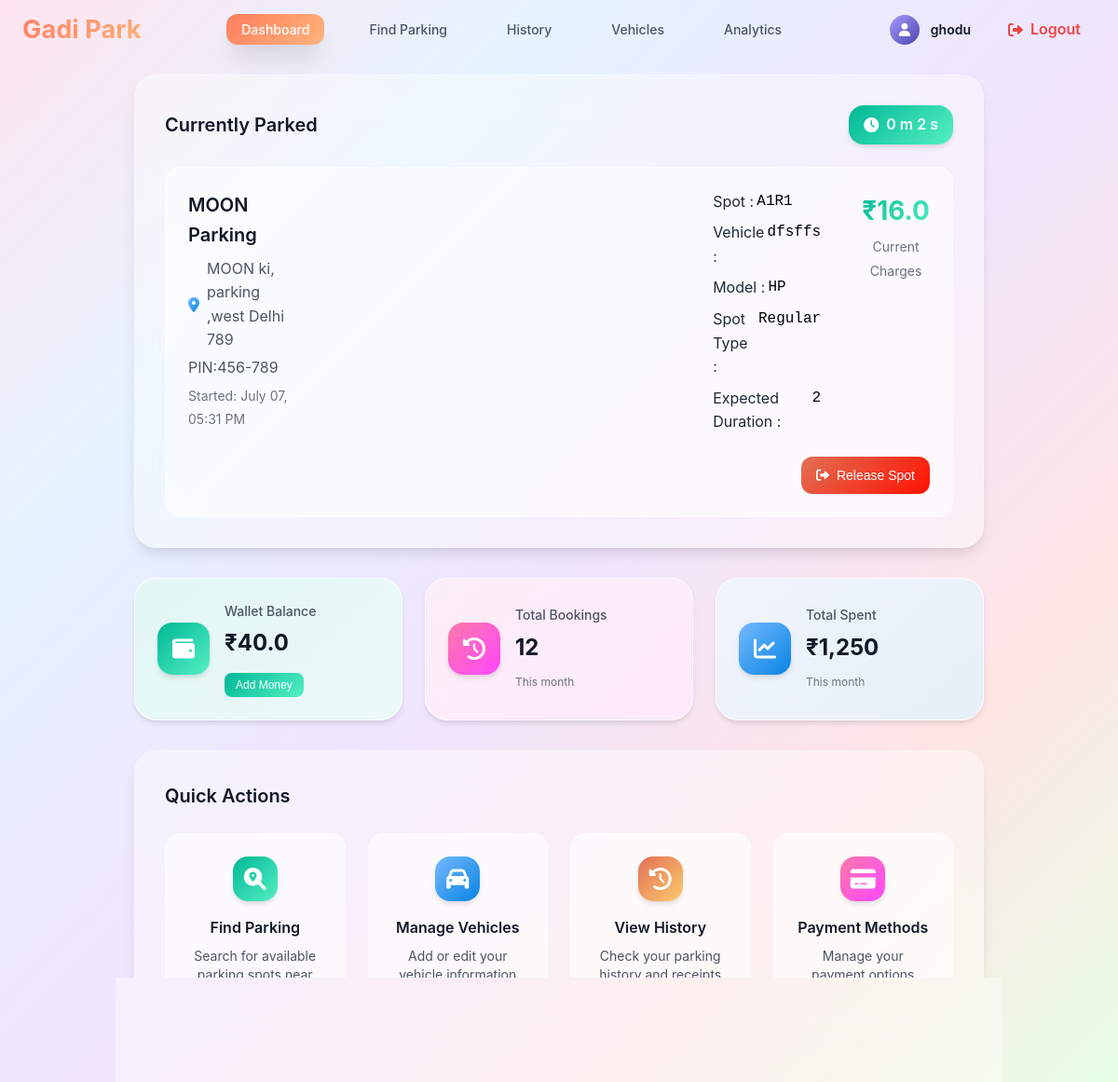
/user_dashboard (signed in), run on an earlier commit of the app's database.
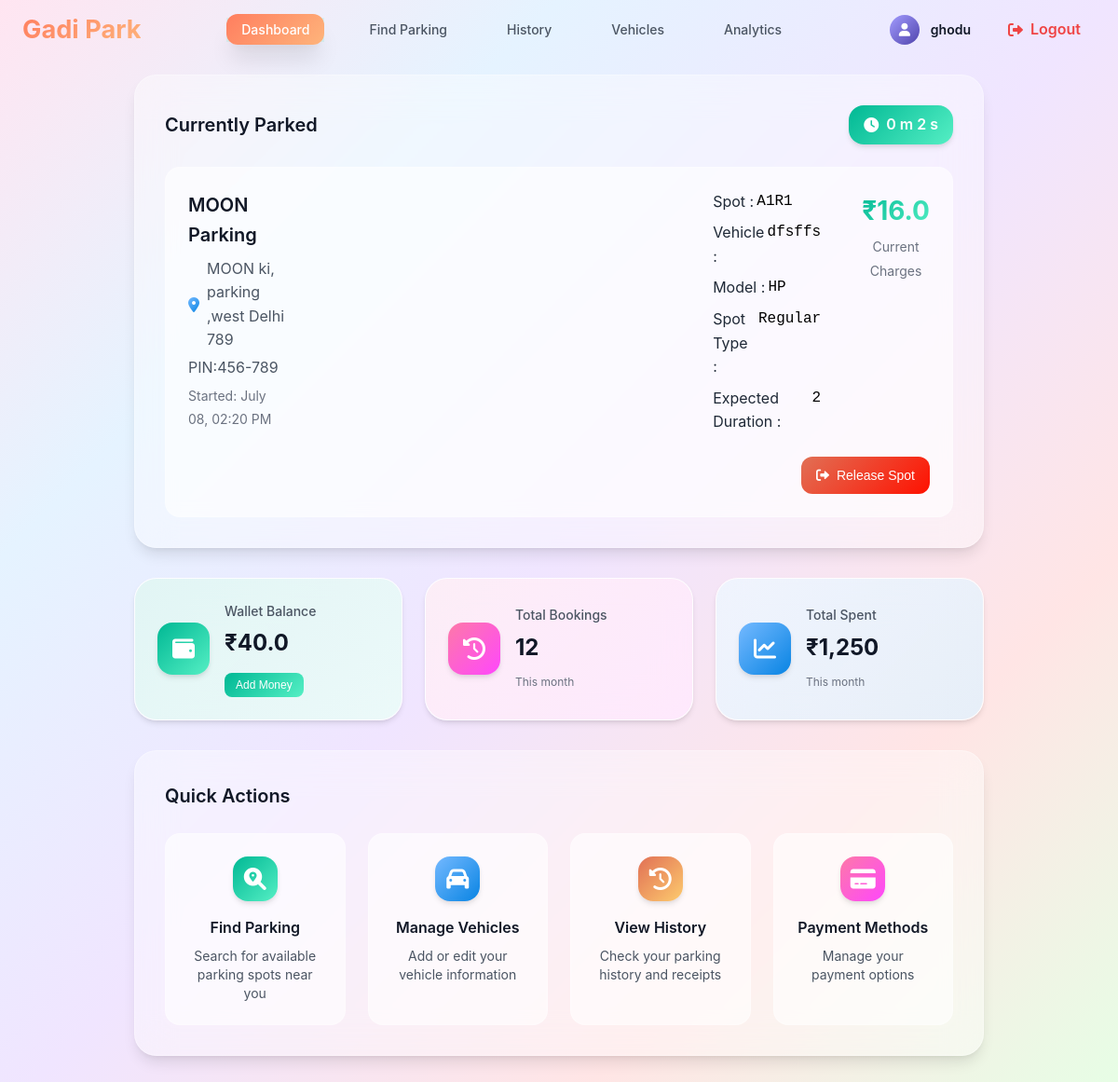
And on a later commit of the database.
### models/booking.py (models this page shows)
class Booking(db.Model):
    __tablename__ = 'bookings'
    id = db.Column(db.Integer , primary_key=True)
    user_id = db.Column(db.Integer , db.ForeignKey('users.id') ,nullable=False)
    vehicle_id = db.Column(db.Integer ,db.ForeignKey('vehicles.id') , nullable=False )
    lot_id = db.Column(db.Integer , db.ForeignKey('parking_lots.id') , nullable=False)
    spot_id = db.Column(db.Integer , db.ForeignKey('parking_spots.id') , nullable=False)
    duration = db.Column(db.Integer , default=1)
    date = db.Column(db.Date, default=datetime.utcnow().date)
    start_time = db.Column(db.DateTime , nullable=False)
    amount = db.Column(db.Float , default=0.0)
    booking_id = db.Column(db.String(50), unique=True, nullable=False)

### routes/user.py (the view)
@user_bp.route('/user_dashboard')
@login_required
@user_required
def user_dashboard():
    user=User.query.get(session.get('user_id'))
    booking=Booking.query.filter_by(user_id=user.id).first()
    spot=None
    vehicle=None
    lot=None
    if booking:
        spot=ParkingSpot.query.get(booking.spot_id)
        vehicle=Vehicle.query.get(booking.vehicle_id)
        lot=ParkingLot.query.get(booking.lot_id)
    return render_template('user_dashboard.html',user=user,booking=booking,spot=spot,vehicle=vehicle,lot=lot)

### Templates/user_dashboard.html (shortened to what the changed rows need)
{% extends "base.html" %}
{% block style %}
<link rel="stylesheet" href="{{url_for('static',filename='css/user_dashboard.css')}}">
<link rel="stylesheet" href="https://cdnjs.cloudflare.com/ajax/libs/font-awesome/6.0.0/css/all.min.css">
{% endblock %}
{% block content %}
{% include "user_navbar.html" %}
<div class="dashboard-container">
    <div class="user-main-content">
        {% if booking %}
        <div class="active-parking-section">
            <div class="section-header">
                <h3>Currently Parked</h3>
                <div class="parking-timer">
                    <i class="fas fa-clock"></i>
                    <span id="timer">00:00:00</span>
                </div>
            </div>
            <div class="active-parking-card">
                <div class="parking-info">
                    <div class="location-details">
                        <h4>{{ lot.name  }}</h4>
                        <p><i class="fas fa-map-marker-alt"></i> {{ lot.address}}</p>
                        <p>PIN:{{lot.pincode}}</p>
                        <span class="entry-time">Started: {{ booking.start_time.strftime("%B %d, %I:%M %p")}}</span>
                    </div>
                    <div class="parking-details">
                        <div class="parking-detail-items">
                            <div class="detail-item">
                                <span>Spot :</span>
                                <span class="detail-value">{{ spot.spot_number }}</span>
                            </div>
                            <div class="detail-item">
                                <span>Vehicle :</span>
                                <span class="detail-value">{{ vehicle.registration_number }}</span>
                            </div>
                            <div class="detail-item">
                                <span>Model : </span>
                                <span class="detail-value">{{ vehicle.model }}</span>
                            </div>
                            <div class="detail-item">
                                <span>Spot Type : </span>
                                {%if spot.is_ev_spot %}
                                <span class="detail-value">EV</span>
                                {% else %}
                                <span class="detail-value">Regular</span>
                                {% endif %}
                            </div>
                            <div class="detail-item">
                                <span>Expected Duration : </span>
                                <span class="detail-value">{{ booking.duration }}</span>
                            </div>
                        </div>
                        <div class="cost-info">
                            <span class="current-cost">₹{{ booking.amount}}</span>
                            <span class="cost-label">Current Charges</span>
                        </div>
                    </div>
                </div>
                <div class="parking-actions">
                    <form id="release-form" action="{{ url_for('user_activity.release_spot') }}" method="POST">
                        <button type="submit" class="action-btn release-btn">
                            <i class="fas fa-sign-out-alt"></i>
                            Release Spot
                        </button>
                    </form>
                </div>
            </div>
        </div>
        {% endif %}
    </div>
</div>
{% endblock %}

What changed in the data, as far as the page shows it:
changed Booking: start_time "July 07, 05:31 PM" → "July 08, 02:20 PM"
